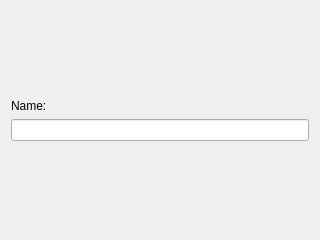
<?xml version="1.0" encoding="UTF-8"?>
<ui version="4.0">
 <class>NamePage</class>
 <widget class="QWizardPage" name="NamePage">
  <property name="geometry">
   <rect>
    <x>0</x>
    <y>0</y>
    <width>320</width>
    <height>240</height>
   </rect>
  </property>
  <property name="windowTitle">
   <string>WizardPage</string>
  </property>
  <property name="title">
   <string>Name</string>
  </property>
  <layout class="QVBoxLayout" name="verticalLayout">
   <item>
    <spacer name="verticalSpacer">
     <property name="orientation">
      <enum>Qt::Vertical</enum>
     </property>
     <property name="sizeHint" stdset="0">
      <size>
       <width>20</width>
       <height>40</height>
      </size>
     </property>
    </spacer>
   </item>
   <item>
    <widget class="QLabel" name="nameLabel">
     <property name="text">
      <string>Name:</string>
     </property>
    </widget>
   </item>
   <item>
    <widget class="QLineEdit" name="nameEdit"/>
   </item>
   <item>
    <spacer name="verticalSpacer_2">
     <property name="orientation">
      <enum>Qt::Vertical</enum>
     </property>
     <property name="sizeHint" stdset="0">
      <size>
       <width>20</width>
       <height>40</height>
      </size>
     </property>
    </spacer>
   </item>
  </layout>
 </widget>
 <resources/>
 <connections/>
</ui>
